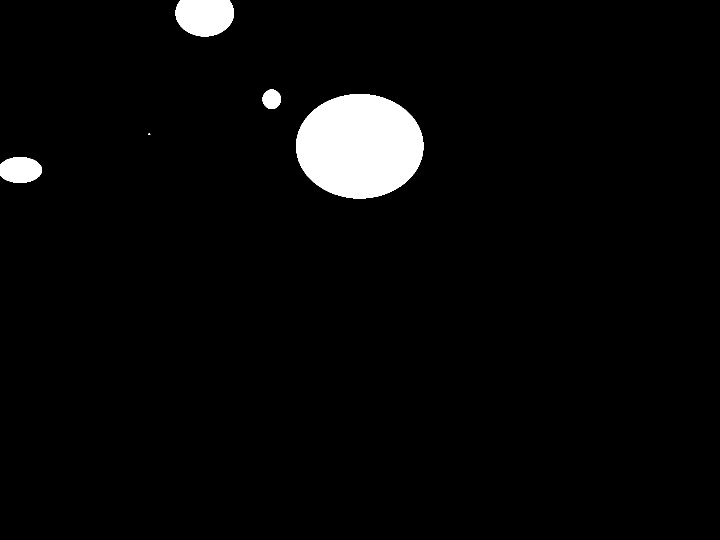
%> input picture Software/images/test.png, 1440 x 1080 px (shown at 1/2 size)
$ octave process_frame_v3.m   (GNU Octave 9; MATLAB toolbox functions it lacks are replaced by stand-ins)
%> lines starting %> are read from the running program, lines starting %| are printed output that depends on the picture; in (x1, y1, x2, y2) boxes, pixels count from 0 and x2, y2 are one past the last pixel; in counts of white or black regions, pixels touching at a corner belong together; the program's own positions count from 1
% close all;
% clear all;
clc;
% '/Users/Owner/OneDrive/Documents/Python Scripts/Senior-Design-Project-EMCH427-002-Team-4-Downey/Software/Python/save/video_ai/whole916.png'
% image = imread('/Users/Owner/OneDrive/Documents/Python Scripts/Senior-Design-Project-EMCH427-002-Team-4-Downey/Software/images/FILR/FILR_edit2.jpg');
image = imread('/Users/Owner/OneDrive/Documents/Python Scripts/Senior-Design-Project-EMCH427-002-Team-4-Downey/Software/images/test.png');
%> image is the input picture: size 1080x1440x3 uint8; 3.5% white; 5 white regions (1 under 20 px), largest, box (x1, y1, x2, y2) and area: (592, 188, 847, 397) 41809, (351, 0, 468, 73) 7198, (0, 314, 84, 366) 3516, (525, 179, 562, 218) 1132

% image = imread('/Users/bpriddy/Documents/GitHub/Senior-Design-Project-EMCH427-002-Team-4-Downey/Software/images/FILR/FILR_edit14.jpg');
% image = imread('/Users/bpriddy/Documents/GitHub/Senior-Design-Project-EMCH427-002-Team-4-Downey/Software/images/test.png');


tic;
% [image] = ProcessFrames(image);
% toc
% imshow(image)
% function [data, image] = ProcessFrames(image)
    data = zeros(1,5);

    gray = rgb2gray(image);

%     gaus = imgaussfilt(gray,0.1); %standard deviation of 2

%     copy = imbinarize(gaus, 'adaptive','ForegroundPolarity','bright', 'Sensitivity',0.9); %thresh
    copy = 215 < gray; %thresh

    PixelList = zeros(2, 0);
    stats = regionprops(copy, 'Area','Centroid', 'EquivDiameter', 'PixelList');
%> stats = 5 regions; Area, Centroid and EquivDiameter: 41809 [720 293] 230.7, 7198 [410 33.4] 95.73, 3516 [41.3 340.6] 66.91, 1132 [544 199] 37.96, 11 [299 269] 3.74

    idx = 0;
    for i = 1:length(stats)

        if stats(i).Area >= 40
            PixelList = [PixelList stats(i).PixelList'];

            if stats(i).Area > data(3)
                data(3) = stats(i).Area;
                idx = i;
            end

        end

    end
%> this loop made 5 passes
%> after the loop, data = [0 0 41809 0 0]


    % [10 lines of commented-out code are left out]

    data(1) = ceil(stats(idx).Centroid(1));     %X
    data(2) = ceil(stats(idx).Centroid(2));     %Y
    %data(3) =                                  %Area
    data(4) = stats(idx).EquivDiameter(end)/2;  %Radius
    data(5) = 216;                              %Brightness

    % [8 lines of commented-out code are left out]

    horz = length(image(1,:))/3;
%> horz = 1440
    vert = length(image(:,1));
%> vert = 1080
    text_str = cell(5,1);
    text_str{1} = ['X: ' num2str(data(1),'%0.2f')];
    text_str{2} = ['Y: ' num2str(data(2),'%0.2f')];
    text_str{3} = ['Area: ' num2str(data(3),'%0.2f')];
    text_str{4} = ['Radius: ' num2str(data(4),'%0.2f')];
    text_str{5} = ['Brightness: ' num2str(216,'%0.2f')];

    positions = [0 vert-vert/8; horz/5 vert-vert/8; 0 vert-vert/8-30; horz-horz/3 vert-vert/8-30; horz-horz/3 vert-vert/8];
%> positions = [0 945; 288 945; 0 915; 960 915; 960 945]


    image = insertText(image, positions, text_str,'FontSize',9,'BoxColor',...
        [255 0 0],'BoxOpacity',0.4,'TextColor',[255 255 255]);
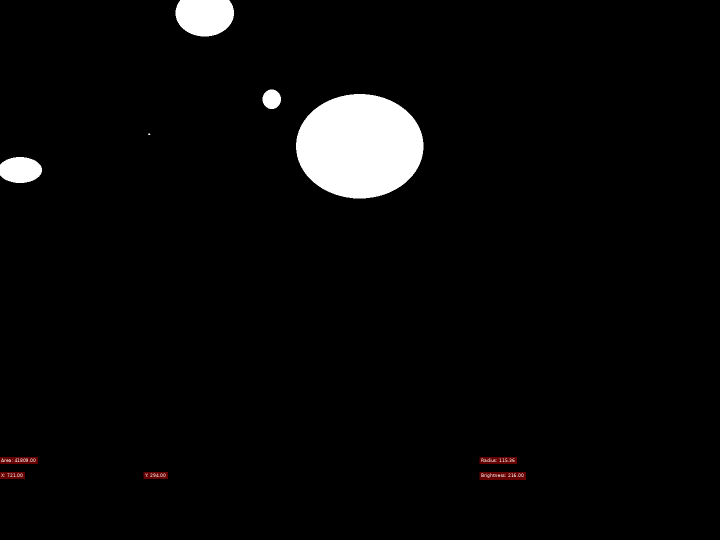
%> image: size 1080x1440x3 uint8 (shown at 1/2 size); 0.32% of pixels changed, all inside (x1, y1, x2, y2) = (0, 914, 1052, 960)


% [33 lines of commented-out code are left out]
PixelList = PixelList'; %REMOVE THIS FOR SPEED
for k = 1:1:length(PixelList(:,1))
    pixel = PixelList(k,:);
%     copy(pixel(2), pixel(1));
%     if pixel()

    if copy(pixel(2)+1,pixel(1)) == 0
        image(pixel(2)+1,pixel(1),:) = [255 0 0];
        image(pixel(2),pixel(1),:) = [255 0 0];
    end

    if copy(pixel(2)-1,pixel(1)) == 0
        image(pixel(2)-1,pixel(1),:) = [255 0 0];
        image(pixel(2),pixel(1),:) = [255 0 0];
    end

    if copy(pixel(2),pixel(1)+1) == 0
        image(pixel(2),pixel(1)+1,:) = [255 0 0];
        image(pixel(2),pixel(1),:) = [255 0 0];
    end

%> (the run ends here)

$ run again, with CLAMS_Software/Python/save/video_ai/whole916.png copied over Software/images/test.png
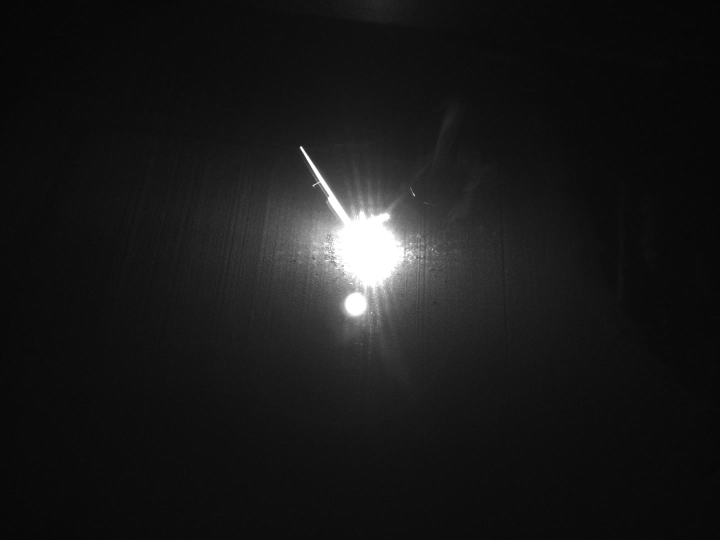
%> input picture CLAMS_Software/Python/save/video_ai/whole916.png, 1440 x 1080 px (shown at 1/2 size)
%> image is the input picture: size 1080x1440 uint8; min 2, max 255, mean 25.1
%> `copy = 215 < gray;`:
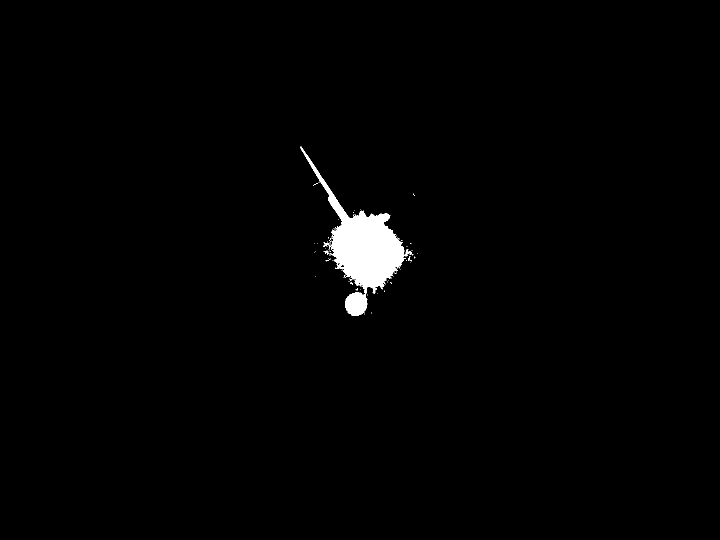
%> copy: size 1080x1440 logical (shown at 1/2 size); 1.2% white; 93 white regions (88 under 20 px), largest, box (x1, y1, x2, y2) and area: (601, 293, 809, 588) 17312, (690, 584, 735, 632) 1646, (811, 498, 824, 513) 78, (646, 484, 659, 494) 51, (647, 501, 657, 509) 31
%> `stats = regionprops(copy, 'Area','Centroid', 'EquivDiameter', 'PixelLi..`: stats = 93 regions; largest, Area, Centroid and EquivDiameter: 17312 [728.5 489.8] 148.5, 1646 [712.9 608.6] 45.78, 78 [816.6 506.6] 9.97, 51 [652.5 489.4] 8.06, 31 [654.2 505.2] 6.28
%> the loop `for i = 1:length(stats)` made 93 passes
%> idx on pass 1: 1
%> after the loop `for i = 1:length(stats)`: data = [0 0 17312 0 0]
%> horz = 480
%> vert = 1080
%> positions = [0 945; 96 945; 0 915; 320 915; 320 945]
%> the loop `for k = 1:1:length(PixelList(:,1))` made 19087 passes
%> pixel on passes 1 to 3: [602 294], [602 295], [603 294]
%> in ProcessFrames, `stats = regionprops(copy, 'Area','Centroid', 'EquivDiameter', 'PixelLi..`: stats = 2 regions; Area, Centroid and EquivDiameter: 116 [125 126.6] 12.15, 40 [5.5 4] 7.14
%> the loop in ProcessFrames, `for i = 1:length(stats)` made 2 passes
%> after the loop in ProcessFrames, `for i = 1:length(stats)`: PixelList = 156 columns, first 8: [2 2 3 3 2 3 4 4; 2 3 2 3 4 4 2 3]; data = [0 0 116 0 0]
%> in ProcessFrames, `PixelList = PixelList';`: PixelList = 156 rows, first 12: [2 2; 2 3; 3 2; 3 3; 2 4; 3 4; 4 2; 4 3; 4 4; 2 5; 3 5; 4 5]
%> the loop in ProcessFrames, `for k = 1:1:length(PixelList(:,1))` made 156 passes
%> after the loop in ProcessFrames, `for k = 1:1:length(PixelList(:,1))`:
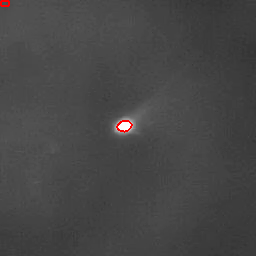
%> image: size 256x256x3 uint8; mean R, G, B 70.4, 69.9, 69.9
%> `[data, image] = ProcessFrames(image);`: data = [126 127 116 6.08 216]

$ run again, with Software/images/FILR/FILR_edit2.jpg saved as Software/images/test.png
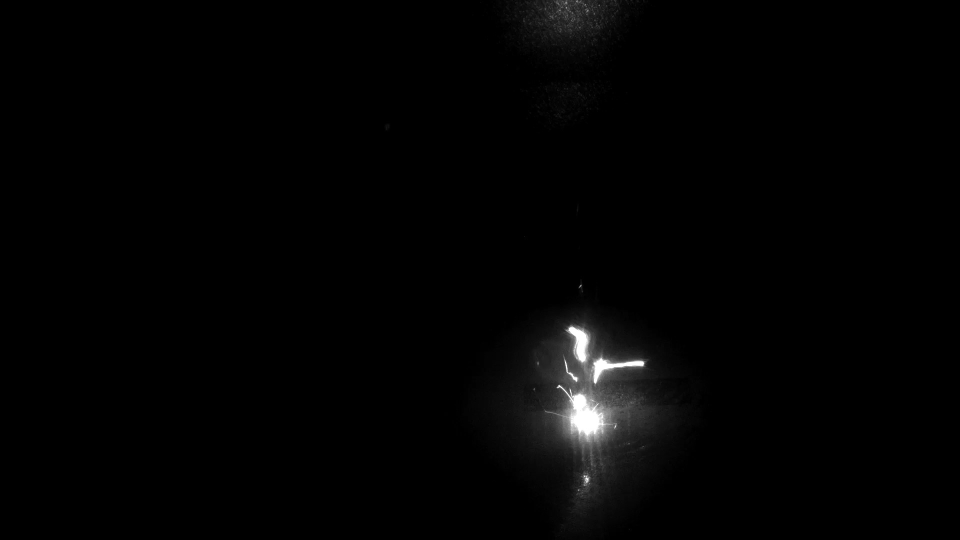
%> input picture Software/images/FILR/FILR_edit2.jpg, 1920 x 1080 px (shown at 1/2 size)
%> image is the input picture: size 1080x1920x3 uint8; min 0, max 255, mean 3.3
%> `stats = regionprops(copy, 'Area','Centroid', 'EquivDiameter', 'PixelLi..`: stats = 19 regions; largest, Area, Centroid and EquivDiameter: 3268 [1170.1 832.3] 64.51, 1243 [1222.6 734.1] 39.78, 1237 [1160.7 686.5] 39.69, 130 [1142.7 747.6] 12.87, 20 [1174.8 959.9] 5.05
%> the loop `for i = 1:length(stats)` made 19 passes
%> idx on pass 1: 1
%> after the loop `for i = 1:length(stats)`: data = [0 0 3268 0 0]
%> horz = 1920
%> vert = 1080
%> positions = [0 945; 384 945; 0 915; 1280 915; 1280 945]
%> the loop `for k = 1:1:length(PixelList(:,1))` made 5878 passes
%> pixel on passes 1 to 3: [1116 775], [1116 776], [1117 775]
%> in ProcessFrames, `copy = imbinarize(gray,0.85);`:
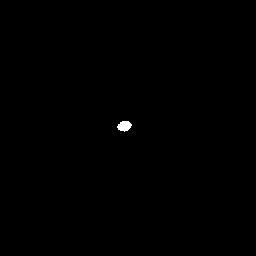
%> copy: size 256x256 logical; 0.18% white; 1 white region, box (x1, y1, x2, y2) and area: (117, 121, 132, 132) 116
%> in ProcessFrames, `stats = regionprops(copy, 'Area','Centroid', 'EquivDiameter', 'PixelLi..`: stats = 2 regions; Area, Centroid and EquivDiameter: 116 [125 126.6] 12.15, 40 [5.5 4] 7.14
%> the loop in ProcessFrames, `for i = 1:length(stats)` made 2 passes
%> after the loop in ProcessFrames, `for i = 1:length(stats)`: PixelList = 156 columns, first 8: [2 2 3 3 2 3 4 4; 2 3 2 3 4 4 2 3]; data = [0 0 116 0 0]
%> in ProcessFrames, `PixelList = PixelList';`: PixelList = 156 rows, first 12: [2 2; 2 3; 3 2; 3 3; 2 4; 3 4; 4 2; 4 3; 4 4; 2 5; 3 5; 4 5]
%> the loop in ProcessFrames, `for k = 1:1:length(PixelList(:,1))` made 156 passes
%> after the loop in ProcessFrames, `for k = 1:1:length(PixelList(:,1))`:
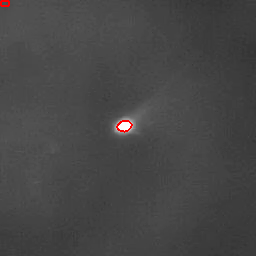
%> image: size 256x256x3 uint8; mean R, G, B 70.4, 69.9, 69.9
%> `[data, image] = ProcessFrames(image);`: data = [126 127 116 6.08 216]
